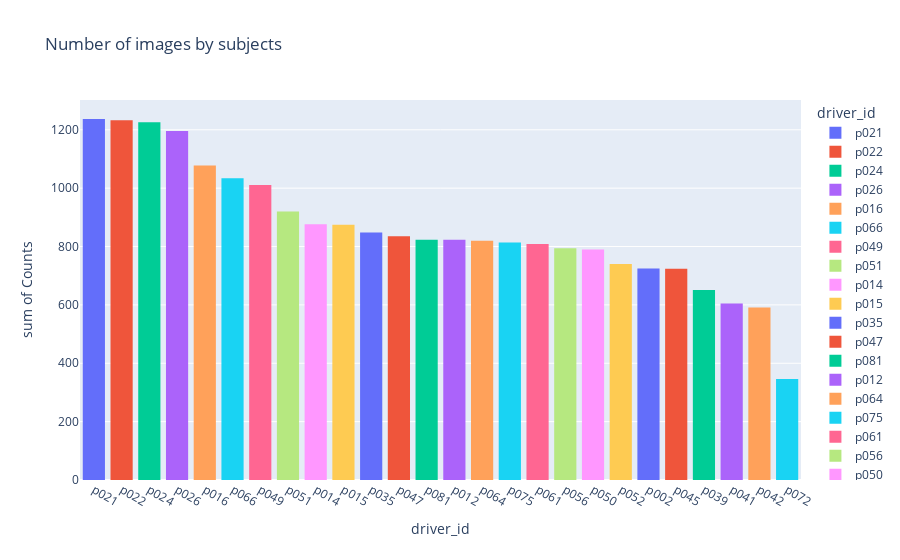

Source (notebook cell):
### Markdown cell above
Number of images per driver sorted by number of images.

### Code cell
drivers_id = pd.DataFrame((df["subject"].value_counts()).reset_index())
drivers_id.columns = ["driver_id", "Counts"]
px.histogram(
    drivers_id,
    x="driver_id",
    y="Counts",
    color="driver_id",
    title="Number of images by subjects ",
)

### Figure 1 — Plotly figure (JSON) as saved in the notebook; plotly's stock layout.template omitted (floating-point values rounded to 4 significant figures)
{"data": [{"alignmentgroup": "True", "bingroup": "x", "histfunc": "sum", "hovertemplate": "driver_id=%{x}<br>sum of Counts=%{y}<extra></extra>", "legendgroup": "p021", "marker": {"color": "#636efa", "pattern": {"shape": ""}}, "name": "p021", "offsetgroup": "p021", "orientation": "v", "showlegend": true, "type": "histogram", "x": ["p021"], "xaxis": "x", "y": [1237], "yaxis": "y"}, {"alignmentgroup": "True", "bingroup": "x", "histfunc": "sum", "hovertemplate": "driver_id=%{x}<br>sum of Counts=%{y}<extra></extra>", "legendgroup": "p022", "marker": {"color": "#EF553B", "pattern": {"shape": ""}}, "name": "p022", "offsetgroup": "p022", "orientation": "v", "showlegend": true, "type": "histogram", "x": ["p022"], "xaxis": "x", "y": [1233], "yaxis": "y"}, {"alignmentgroup": "True", "bingroup": "x", "histfunc": "sum", "hovertemplate": "driver_id=%{x}<br>sum of Counts=%{y}<extra></extra>", "legendgroup": "p024", "marker": {"color": "#00cc96", "pattern": {"shape": ""}}, "name": "p024", "offsetgroup": "p024", "orientation": "v", "showlegend": true, "type": "histogram", "x": ["p024"], "xaxis": "x", "y": [1226], "yaxis": "y"}, {"alignmentgroup": "True", "bingroup": "x", "histfunc": "sum", "hovertemplate": "driver_id=%{x}<br>sum of Counts=%{y}<extra></extra>", "legendgroup": "p026", "marker": {"color": "#ab63fa", "pattern": {"shape": ""}}, "name": "p026", "offsetgroup": "p026", "orientation": "v", "showlegend": true, "type": "histogram", "x": ["p026"], "xaxis": "x", "y": [1196], "yaxis": "y"}, {"alignmentgroup": "True", "bingroup": "x", "histfunc": "sum", "hovertemplate": "driver_id=%{x}<br>sum of Counts=%{y}<extra></extra>", "legendgroup": "p016", "marker": {"color": "#FFA15A", "pattern": {"shape": ""}}, "name": "p016", "offsetgroup": "p016", "orientation": "v", "showlegend": true, "type": "histogram", "x": ["p016"], "xaxis": "x", "y": [1078], "yaxis": "y"}, {"alignmentgroup": "True", "bingroup": "x", "histfunc": "sum", "hovertemplate": "driver_id=%{x}<br>sum of Counts=%{y}<extra></extra>", "legendgroup": "p066", "marker": {"color": "#19d3f3", "pattern": {"shape": ""}}, "name": "p066", "offsetgroup": "p066", "orientation": "v", "showlegend": true, "type": "histogram", "x": ["p066"], "xaxis": "x", "y": [1034], "yaxis": "y"}, {"alignmentgroup": "True", "bingroup": "x", "histfunc": "sum", "hovertemplate": "driver_id=%{x}<br>sum of Counts=%{y}<extra></extra>", "legendgroup": "p049", "marker": {"color": "#FF6692", "pattern": {"shape": ""}}, "name": "p049", "offsetgroup": "p049", "orientation": "v", "showlegend": true, "type": "histogram", "x": ["p049"], "xaxis": "x", "y": [1011], "yaxis": "y"}, {"alignmentgroup": "True", "bingroup": "x", "histfunc": "sum", "hovertemplate": "driver_id=%{x}<br>sum of Counts=%{y}<extra></extra>", "legendgroup": "p051", "marker": {"color": "#B6E880", "pattern": {"shape": ""}}, "name": "p051", "offsetgroup": "p051", "orientation": "v", "showlegend": true, "type": "histogram", "x": ["p051"], "xaxis": "x", "y": [920], "yaxis": "y"}, {"alignmentgroup": "True", "bingroup": "x", "histfunc": "sum", "hovertemplate": "driver_id=%{x}<br>sum of Counts=%{y}<extra></extra>", "legendgroup": "p014", "marker": {"color": "#FF97FF", "pattern": {"shape": ""}}, "name": "p014", "offsetgroup": "p014", "orientation": "v", "showlegend": true, "type": "histogram", "x": ["p014"], "xaxis": "x", "y": [876], "yaxis": "y"}, {"alignmentgroup": "True", "bingroup": "x", "histfunc": "sum", "hovertemplate": "driver_id=%{x}<br>sum of Counts=%{y}<extra></extra>", "legendgroup": "p015", "marker": {"color": "#FECB52", "pattern": {"shape": ""}}, "name": "p015", "offsetgroup": "p015", "orientation": "v", "showlegend": true, "type": "histogram", "x": ["p015"], "xaxis": "x", "y": [875], "yaxis": "y"}, {"alignmentgroup": "True", "bingroup": "x", "histfunc": "sum", "hovertemplate": "driver_id=%{x}<br>sum of Counts=%{y}<extra></extra>", "legendgroup": "p035", "marker": {"color": "#636efa", "pattern": {"shape": ""}}, "name": "p035", "offsetgroup": "p035", "orientation": "v", "showlegend": true, "type": "histogram", "x": ["p035"], "xaxis": "x", "y": [848], "yaxis": "y"}, {"alignmentgroup": "True", "bingroup": "x", "histfunc": "sum", "hovertemplate": "driver_id=%{x}<br>sum of Counts=%{y}<extra></extra>", "legendgroup": "p047", "marker": {"color": "#EF553B", "pattern": {"shape": ""}}, "name": "p047", "offsetgroup": "p047", "orientation": "v", "showlegend": true, "type": "histogram", "x": ["p047"], "xaxis": "x", "y": [835], "yaxis": "y"}, {"alignmentgroup": "True", "bingroup": "x", "histfunc": "sum", "hovertemplate": "driver_id=%{x}<br>sum of Counts=%{y}<extra></extra>", "legendgroup": "p081", "marker": {"color": "#00cc96", "pattern": {"shape": ""}}, "name": "p081", "offsetgroup": "p081", "orientation": "v", "showlegend": true, "type": "histogram", "x": ["p081"], "xaxis": "x", "y": [823], "yaxis": "y"}, {"alignmentgroup": "True", "bingroup": "x", "histfunc": "sum", "hovertemplate": "driver_id=%{x}<br>sum of Counts=%{y}<extra></extra>", "legendgroup": "p012", "marker": {"color": "#ab63fa", "pattern": {"shape": ""}}, "name": "p012", "offsetgroup": "p012", "orientation": "v", "showlegend": true, "type": "histogram", "x": ["p012"], "xaxis": "x", "y": [823], "yaxis": "y"}, {"alignmentgroup": "True", "bingroup": "x", "histfunc": "sum", "hovertemplate": "driver_id=%{x}<br>sum of Counts=%{y}<extra></extra>", "legendgroup": "p064", "marker": {"color": "#FFA15A", "pattern": {"shape": ""}}, "name": "p064", "offsetgroup": "p064", "orientation": "v", "showlegend": true, "type": "histogram", "x": ["p064"], "xaxis": "x", "y": [820], "yaxis": "y"}, {"alignmentgroup": "True", "bingroup": "x", "histfunc": "sum", "hovertemplate": "driver_id=%{x}<br>sum of Counts=%{y}<extra></extra>", "legendgroup": "p075", "marker": {"color": "#19d3f3", "pattern": {"shape": ""}}, "name": "p075", "offsetgroup": "p075", "orientation": "v", "showlegend": true, "type": "histogram", "x": ["p075"], "xaxis": "x", "y": [814], "yaxis": "y"}, {"alignmentgroup": "True", "bingroup": "x", "histfunc": "sum", "hovertemplate": "driver_id=%{x}<br>sum of Counts=%{y}<extra></extra>", "legendgroup": "p061", "marker": {"color": "#FF6692", "pattern": {"shape": ""}}, "name": "p061", "offsetgroup": "p061", "orientation": "v", "showlegend": true, "type": "histogram", "x": ["p061"], "xaxis": "x", "y": [809], "yaxis": "y"}, {"alignmentgroup": "True", "bingroup": "x", "histfunc": "sum", "hovertemplate": "driver_id=%{x}<br>sum of Counts=%{y}<extra></extra>", "legendgroup": "p056", "marker": {"color": "#B6E880", "pattern": {"shape": ""}}, "name": "p056", "offsetgroup": "p056", "orientation": "v", "showlegend": true, "type": "histogram", "x": ["p056"], "xaxis": "x", "y": [794], "yaxis": "y"}, {"alignmentgroup": "True", "bingroup": "x", "histfunc": "sum", "hovertemplate": "driver_id=%{x}<br>sum of Counts=%{y}<extra></extra>", "legendgroup": "p050", "marker": {"color": "#FF97FF", "pattern": {"shape": ""}}, "name": "p050", "offsetgroup": "p050", "orientation": "v", "showlegend": true, "type": "histogram", "x": ["p050"], "xaxis": "x", "y": [790], "yaxis": "y"}, {"alignmentgroup": "True", "bingroup": "x", "histfunc": "sum", "hovertemplate": "driver_id=%{x}<br>sum of Counts=%{y}<extra></extra>", "legendgroup": "p052", "marker": {"color": "#FECB52", "pattern": {"shape": ""}}, "name": "p052", "offsetgroup": "p052", "orientation": "v", "showlegend": true, "type": "histogram", "x": ["p052"], "xaxis": "x", "y": [740], "yaxis": "y"}, {"alignmentgroup": "True", "bingroup": "x", "histfunc": "sum", "hovertemplate": "driver_id=%{x}<br>sum of Counts=%{y}<extra></extra>", "legendgroup": "p002", "marker": {"color": "#636efa", "pattern": {"shape": ""}}, "name": "p002", "offsetgroup": "p002", "orientation": "v", "showlegend": true, "type": "histogram", "x": ["p002"], "xaxis": "x", "y": [725], "yaxis": "y"}, {"alignmentgroup": "True", "bingroup": "x", "histfunc": "sum", "hovertemplate": "driver_id=%{x}<br>sum of Counts=%{y}<extra></extra>", "legendgroup": "p045", "marker": {"color": "#EF553B", "pattern": {"shape": ""}}, "name": "p045", "offsetgroup": "p045", "orientation": "v", "showlegend": true, "type": "histogram", "x": ["p045"], "xaxis": "x", "y": [724], "yaxis": "y"}, {"alignmentgroup": "True", "bingroup": "x", "histfunc": "sum", "hovertemplate": "driver_id=%{x}<br>sum of Counts=%{y}<extra></extra>", "legendgroup": "p039", "marker": {"color": "#00cc96", "pattern": {"shape": ""}}, "name": "p039", "offsetgroup": "p039", "orientation": "v", "showlegend": true, "type": "histogram", "x": ["p039"], "xaxis": "x", "y": [651], "yaxis": "y"}, {"alignmentgroup": "True", "bingroup": "x", "histfunc": "sum", "hovertemplate": "driver_id=%{x}<br>sum of Counts=%{y}<extra></extra>", "legendgroup": "p041", "marker": {"color": "#ab63fa", "pattern": {"shape": ""}}, "name": "p041", "offsetgroup": "p041", "orientation": "v", "showlegend": true, "type": "histogram", "x": ["p041"], "xaxis": "x", "y": [605], "yaxis": "y"}, {"alignmentgroup": "True", "bingroup": "x", "histfunc": "sum", "hovertemplate": "driver_id=%{x}<br>sum of Counts=%{y}<extra></extra>", "legendgroup": "p042", "marker": {"color": "#FFA15A", "pattern": {"shape": ""}}, "name": "p042", "offsetgroup": "p042", "orientation": "v", "showlegend": true, "type": "histogram", "x": ["p042"], "xaxis": "x", "y": [591], "yaxis": "y"}, {"alignmentgroup": "True", "bingroup": "x", "histfunc": "sum", "hovertemplate": "driver_id=%{x}<br>sum of Counts=%{y}<extra></extra>", "legendgroup": "p072", "marker": {"color": "#19d3f3", "pattern": {"shape": ""}}, "name": "p072", "offsetgroup": "p072", "orientation": "v", "showlegend": true, "type": "histogram", "x": ["p072"], "xaxis": "x", "y": [346], "yaxis": "y"}], "layout": {"barmode": "relative", "legend": {"title": {"text": "driver_id"}, "tracegroupgap": 0}, "title": {"text": "Number of images by subjects "}, "xaxis": {"anchor": "y", "categoryarray": ["p021", "p022", "p024", "p026", "p016", "p066", "p049", "p051", "p014", "p015", "p035", "p047", "p081", "p012", "p064", "p075", "p061", "p056", "p050", "p052", "p002", "p045", "p039", "p041", "p042", "p072"], "categoryorder": "array", "domain": [0, 1], "title": {"text": "driver_id"}}, "yaxis": {"anchor": "x", "domain": [0, 1], "title": {"text": "sum of Counts"}}}}
